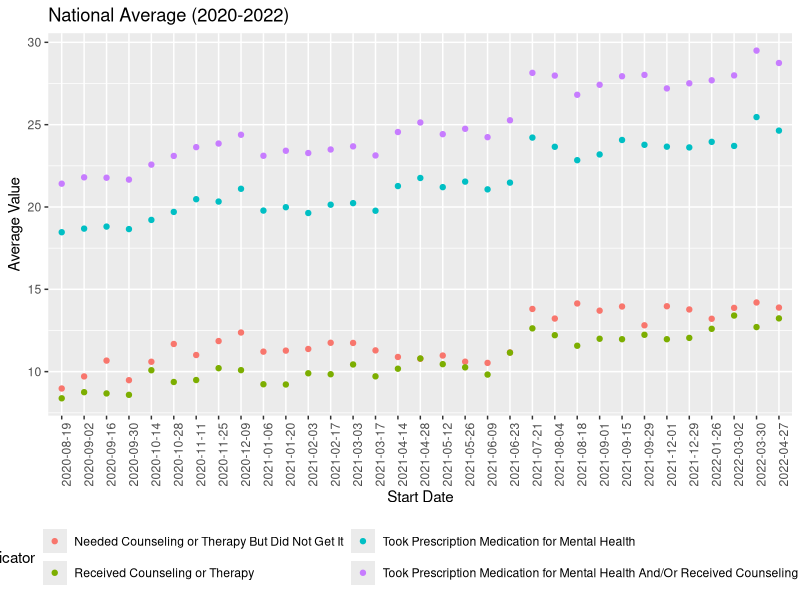

Write the R code that produced this figure.
## ---- chunk 1
library(tidyverse)
## ---- chunk 2
data = 
  read.csv("data/tidydata.csv")
## ---- chunk 3
avg_year =
  data |> 
  filter(state == "United States") |> 
  select(indicator, year, week_number, value, start_dates) |> 
  group_by(year, start_dates, indicator) |> 
  summarize(
    mean = mean(value),
    indicator_total = n()
  )

# plot average per year for each indicator
avg_year |> 
  ggplot(aes(x = start_dates, y = mean, color = indicator)) +
  geom_point() +
  labs(
    x = "Start Date",
    y = "Average Value",
    title = "National Average (2020-2022)",
  ) +
  theme(
    legend.position = "bottom",
    axis.text.x = element_text(angle=90, hjust=1),
    strip.text = element_text(size = 4)
  ) +
  guides(color = guide_legend(nrow = 2))
## ---- chunk 4
received_service = 
  data |> 
  mutate(
    resolution = case_when(
      indicator == "Took Prescription Medication for Mental Health" ~ "received",
      indicator == "Received Counseling or Therapy" ~ "received",
      indicator == "Took Prescription Medication for Mental Health And/Or Received Counseling or Therapy" ~ "received",
      indicator == "Needed Counseling or Therapy But Did Not Get It" ~ "not received"
    )
  )
## ---- chunk 5
states_df =
  received_service |> 
  select(state, indicator, resolution) |> 
  filter(state != "United States") |> 
  group_by(state) |> 
  summarize(
    services_total = n(),
    services_not_received = sum(resolution == "not received"))
## ---- chunk 6
ny_test = 
  prop.test(
    x = filter(states_df, state == "New York") %>% pull(services_not_received),
    n = filter(states_df, state == "New York") %>% pull(services_total)) 

broom::tidy(ny_test) %>% 
  knitr::kable(digits = 3)
